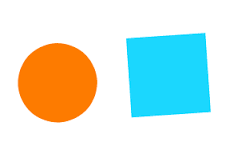
//> input picture opencv/center_of_gravity/images.png, 226 x 154 px
$ ./cog_picture   (built with g++ and OpenCV 4)
//> lines starting //> are read from the running program, lines starting //| are printed output that depends on the picture; after the words box and inside, x2 and y2 are one past the last pixel; in counts of white or black regions, pixels touching at a corner belong together
#include <iostream>
#include <opencv2/core/core.hpp>
#include <opencv2/imgproc/imgproc.hpp>
#include <opencv2/highgui/highgui.hpp>

int
main(int argc, char *argv[])
{
    cv::Mat src_img = cv::imread("images.png", 1);
//> src_img is the input picture: 154 rows x 226 cols, CV_8UC3; mean B, G, R 218.8, 229.1, 213.3
    if (src_img.empty()) {
        std::cout << "Error input image" << std::endl;
        return -1;
    }

    cv::Mat gray_img, bin_img;
    cv::cvtColor(src_img, gray_img, CV_BGR2GRAY);
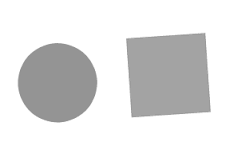
//> gray_img: 154 rows x 226 cols, CV_8UC1; min 143, max 255, mean 223.2

    std::vector<std::vector<cv::Point> > contours;
    cv::threshold(gray_img, bin_img, 0, 255, cv::THRESH_BINARY|cv::THRESH_OTSU);
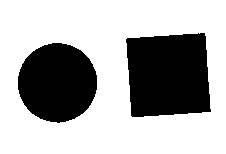
//> bin_img: 154 rows x 226 cols, CV_8UC1; 67.8% white; 2 black regions
    cv::findContours(bin_img, contours, CV_RETR_LIST, CV_CHAIN_APPROX_NONE);
//> contours = 3 contours; box (x1, y1, x2, y2) and area: (0, 0, 226, 154) 34425, (125, 32, 212, 118) 6424, (17, 42, 98, 124) 5038

    int max_id = 0;
    double max_size = 0;
    for (int i = 0; i < contours.size(); ++i) {
        size_t count = contours[i].size();
        if (count < 150 || count > 500) {
            /* Exclude too small, too small countour */
            continue;
        }
        if (count <= max_size) {
            /* Use only the largest contour */
            continue;
        }
        cv::Mat pointsf;
        cv::Mat(contours[i]).convertTo(pointsf, CV_32F);
        cv::RotatedRect box = cv::fitEllipse(pointsf);
        cv::ellipse(src_img, box, cv::Scalar(0,0,255), 2, CV_AA);
        max_size = count;
        max_id = i;
    }
//> this loop made 3 passes
//> (count, box, max_size) on passes 1 to 2: (226, centre (57, 82.3), size (80.1, 80.2), angle 88.3, 226), (315, centre (168, 74.7), size (94.3, 94.6), angle 115.1, 315)
//> count on pass 3: 756
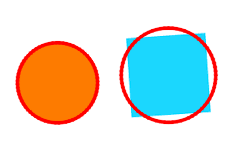
//> src_img: 154 rows x 226 cols, CV_8UC3; 7.94% of pixels changed, all inside (x1, y1, x2, y2) = (14, 26, 219, 125)

    cv::Moments mu = cv::moments(contours[max_id]);
//> mu = moments, m00 6424.5, centre m10/m00, m01/m00 = (167.9, 74.68)
    cv::Point2f mc = cv::Point2f(mu.m10/mu.m00 , mu.m01/mu.m00);
//> mc = Point(167.9, 74.68)
    cv::circle(src_img, mc, 4, cv::Scalar(100), 2, 4);
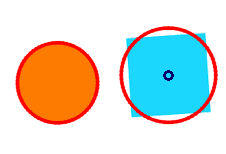
//> src_img: 154 rows x 226 cols, CV_8UC3; 0.2% of pixels changed, all inside (x1, y1, x2, y2) = (163, 70, 174, 81)
    std::cout << "center of gravity x:" << mc.x << " y:" << mc.y << std::endl;
//| center of gravity x:167.94 y:74.6826

    cv::namedWindow("fitEllipse", CV_WINDOW_AUTOSIZE|CV_WINDOW_FREERATIO);
    cv::imshow("fitEllipse", src_img);
    cv::waitKey(0);
}
